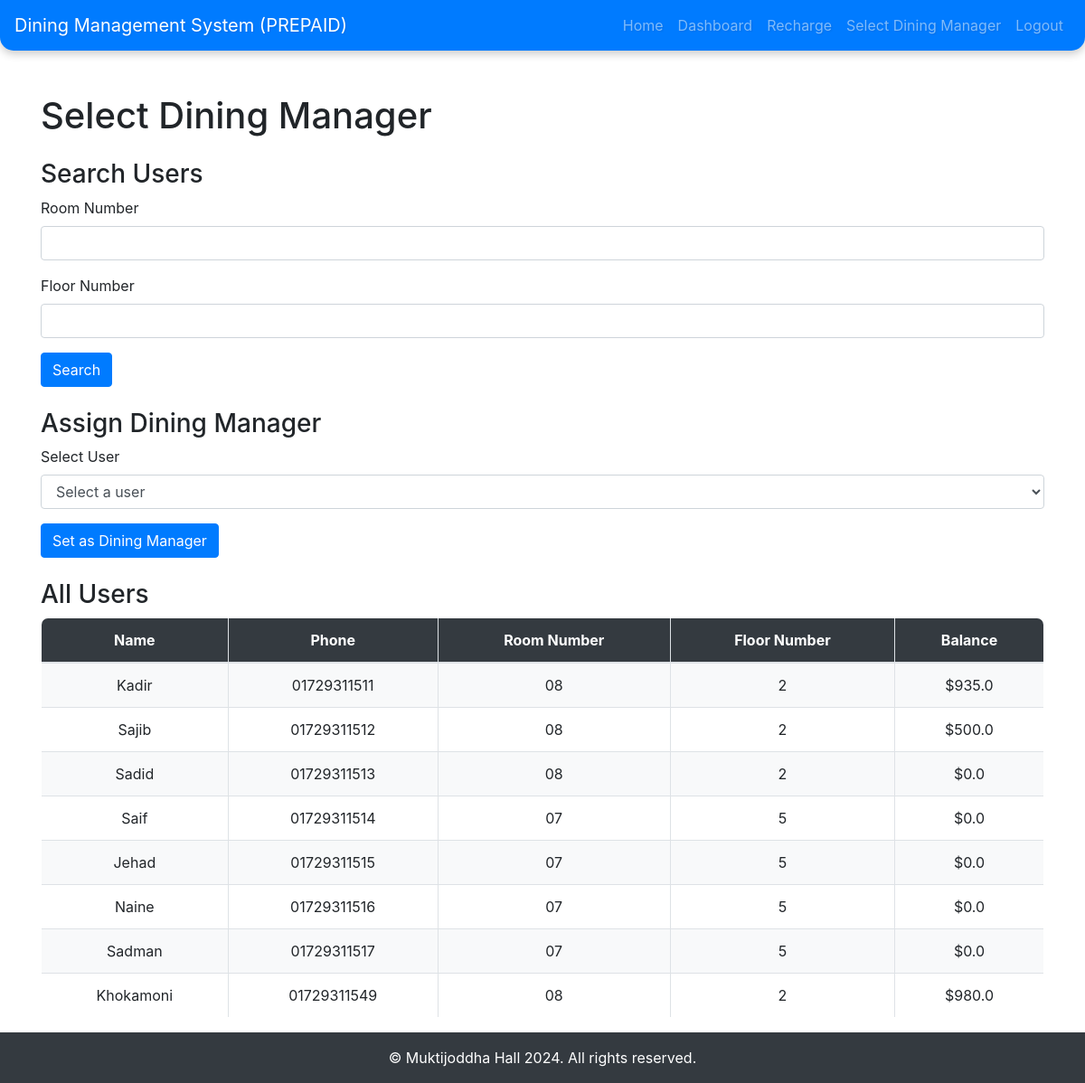
/admin/select_dining_manager (signed in), run on an earlier commit of the app's database.
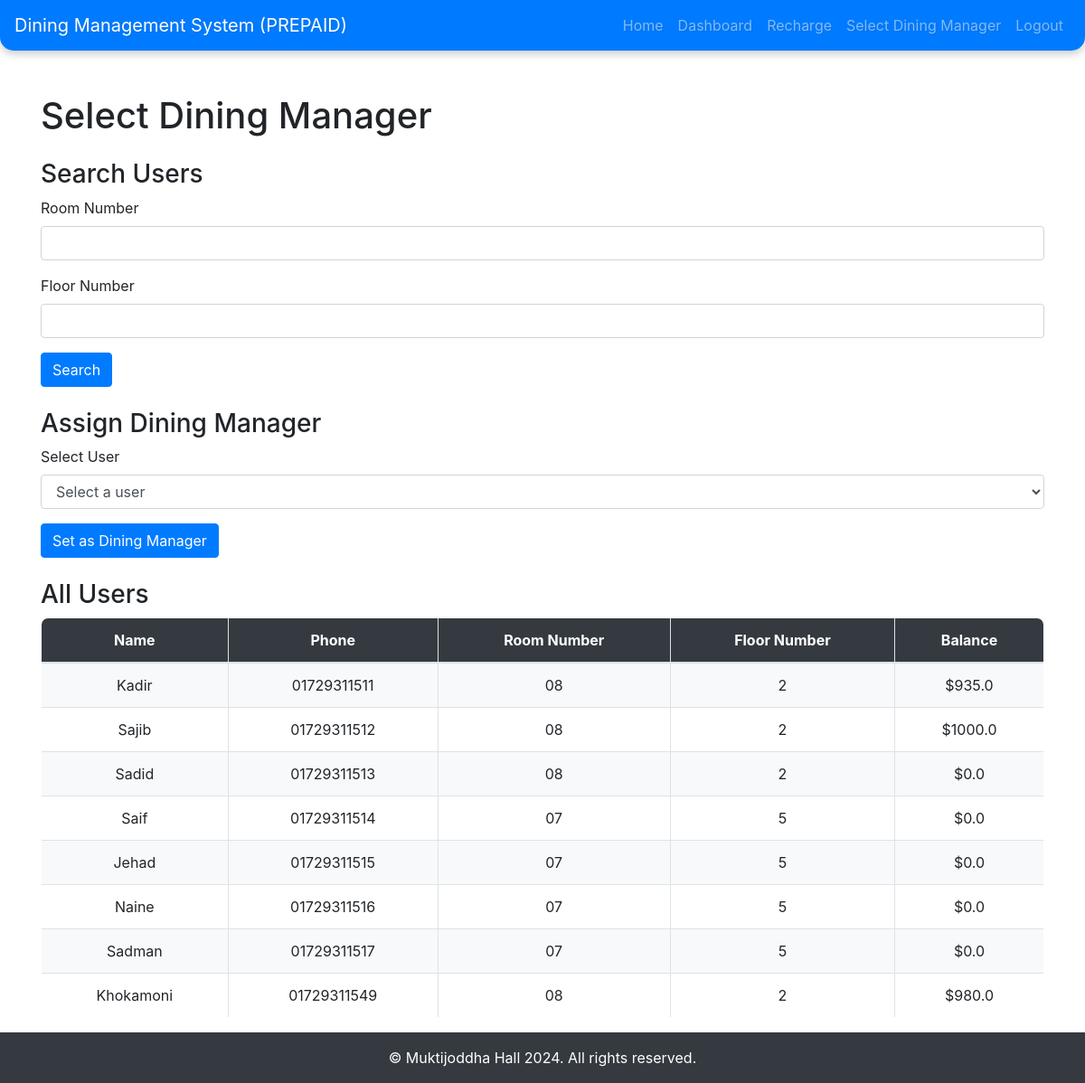
And on a later commit of the database.
### models.py (models this page shows, shortened)
class User(UserMixin, db.Model):
    id = db.Column(db.Integer, primary_key=True)
    name = db.Column(db.String(100), nullable=False)
    phone = db.Column(db.String(10), unique=True, nullable=False)
    room_number = db.Column(db.String(5), nullable=False)
    floor_number = db.Column(db.String(2), nullable=False)
    balance = db.Column(db.Float, default=0)
    meal_status = db.Column(db.Boolean, default=False)
    total_meals = db.Column(db.Integer, default=0)
    password = db.Column(db.String(150), nullable=False)
    is_admin = db.Column(db.Boolean, default=False)
    is_dining_manager = db.Column(db.Boolean, default=False)

### app.py (the view, shortened to what this page needs)
@app.route('/admin/select_dining_manager', methods=['GET', 'POST'])
@login_required
def select_dining_manager():
    if not current_user.is_admin:
        return redirect(url_for('index'))
    room_number = request.args.get('room_number', '')
    floor_number = request.args.get('floor_number', '')
    query = User.query.order_by(User.phone)
    if room_number:
        query = query.filter_by(room_number=room_number)
    if floor_number:
        query = query.filter_by(floor_number=floor_number)
    users = query.all()
    return render_template('select_dining_manager.html', users=users, room_number=room_number, floor_number=floor_number)

### app.py (called while the page is built)
@login_manager.user_loader
def load_user(user_id):
    return User.query.get(int(user_id))

### templates/select_dining_manager.html (shortened to what this page needs)
{% extends 'base.html' %}
{% block content %}
<div class="container mt-5">
    <h1 class="mb-4">Select Dining Manager</h1>
    <h3>Search Users</h3>
    <form method="GET" action="{{ url_for('select_dining_manager') }}" class="mb-4">
        <div class="form-group">
            <label for="room_number">Room Number</label>
            <input type="text" id="room_number" name="room_number" class="form-control" value="{{ room_number }}">
        </div>
        <div class="form-group">
            <label for="floor_number">Floor Number</label>
            <input type="text" id="floor_number" name="floor_number" class="form-control" value="{{ floor_number }}">
        </div>
        <button type="submit" class="btn btn-primary">Search</button>
    </form>
    <h3>Assign Dining Manager</h3>
    <form method="POST" action="{{ url_for('select_dining_manager') }}" class="mb-4">
        <div class="form-group">
            <label for="user_id">Select User</label>
            <select id="user_id" name="user_id" class="form-control" required>
                <option value="">Select a user</option>
            </select>
        </div>
        <button type="submit" class="btn btn-primary">Set as Dining Manager</button>
    </form>
    <h3>All Users</h3>
    <table class="table table-bordered">
        <thead>
            <tr>
                <th>Name</th>
                <th>Phone</th>
                <th>Room Number</th>
                <th>Floor Number</th>
                <th>Balance</th>
            </tr>
        </thead>
        <tbody>
            {% for user in users %}
            <tr>
                <td>{{ user.name }}</td>
                <td>{{ user.phone }}</td>
                <td>{{ user.room_number }}</td>
                <td>{{ user.floor_number }}</td>
                <td>${{ user.balance }}</td>
            </tr>
            {% endfor %}
        </tbody>
    </table>
</div>
{% endblock %}

What changed in the data, as far as the page shows it:
changed User "Sajib": balance "500.0" → "1000.0"
